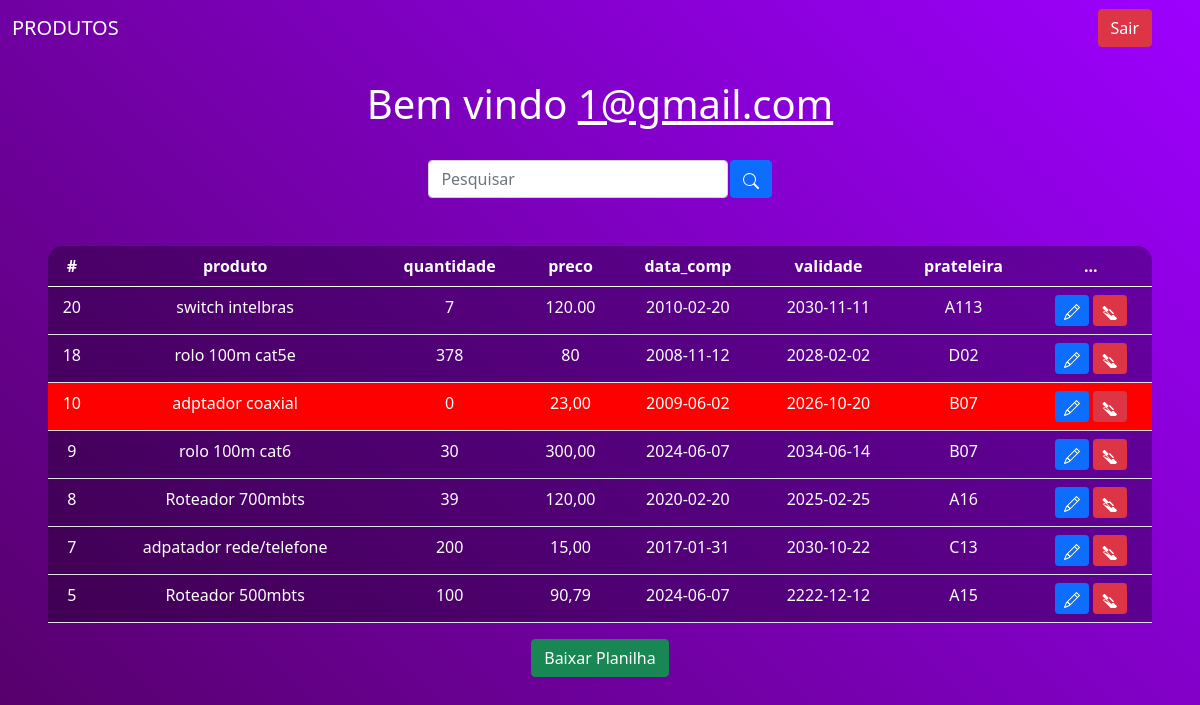
The page /prods.php (signed in) on the database its author committed.
### tables this page shows
CREATE TABLE `produtos` (
  `idprod` int(11) NOT NULL,
  `produto` varchar(120) NOT NULL,
  `preco` varchar(6) NOT NULL,
  `quantidade` varchar(10) NOT NULL,
  `prateleira` varchar(45) NOT NULL,
  `data_comp` varchar(45) NOT NULL,
  `validade` varchar(45) NOT NULL,
  `visivel` bit(1) NOT NULL DEFAULT b'1',
  `funcionario_deletou` varchar(100) DEFAULT NULL,
  `data_hora_delecao` datetime DEFAULT NULL
);

### prods.php (the view, shortened to what this page needs)
<?php
include_once('config.php');
$logado = $_SESSION['email'];
$sql = "SELECT * FROM produtos WHERE visivel = 1 ORDER BY idprod DESC";
$result = $conexao->query($sql);
?>
<!DOCTYPE html>
<html lang="en">
<head>
    <link href="https://cdn.jsdelivr.net/npm/bootstrap@5.0.2/dist/css/bootstrap.min.css" rel="stylesheet">
</head>
<body>
    <nav class="navbar navbar-expand-lg navbar-dark bg-purple">
        <div class="container-fluid">
            <a class="navbar-brand" href="#">PRODUTOS</a>
        </div>
        <div class="d-flex">
            <a href="sair.php" class="btn btn-danger me-5">Sair</a>
        </div>
    </nav>
    <br>
    <?php echo "<h1>Bem vindo <u>$logado</u></h1>"; ?>
    <br>
    <div class="box-search">
        <input type="search" class="form-control w-25" placeholder="Pesquisar" id="pesquisar">
        <button onclick="searchData()" class="btn btn-primary">
        </button>
    </div>
    <div class="m-5">
        <table class="table text-white table-bg">
            <thead>
                <tr>
                    <th scope="col">#</th>
                    <th scope="col">produto</th>
                    <th scope="col">quantidade</th>
                    <th scope="col">preco</th>
                    <th scope="col">data_comp</th>
                    <th scope="col">validade</th>
                    <th scope="col">prateleira</th>
                    <th scope="col">...</th>
                </tr>
            </thead>
            <tbody>
                <?php
                while ($user_data = mysqli_fetch_assoc($result)) {
                    $row_class = ($user_data['quantidade'] == 0) ? 'low-quantity' : '';
                    echo "<tr class='$row_class'>";
                    echo "<td>".$user_data['idprod']."</td>";
                    echo "<td>".$user_data['produto']."</td>";
                    echo "<td>".$user_data['quantidade']."</td>";
                    echo "<td>".$user_data['preco']."</td>";
                    echo "<td>".$user_data['data_comp']."</td>";
                    echo "<td>".$user_data['validade']."</td>";
                    echo "<td>".$user_data['prateleira']."</td>";
                    echo "<td>
                        <a class='btn btn-sm btn-primary' href='editprod.php?idprod=".$user_data['idprod']."' title='Editar'>
                            <svg xmlns='http://www.w3.org/2000/svg' width='16' height='16' fill='currentColor' class='bi bi-pencil' viewBox='0 0 16 16'>
                                <path d='M12.146.146a.5.5 0 0 1 .708 0l3 3a.5.5 0 0 1 0 .708l-10 10a.5.5 0 0 1-.168.11l-5 2a.5.5 0 0 1-.65-.65l2-5a.5.5 0 0 1 .11-.168l10-10zM11.207 2.5 13.5 4.793 14.793 3.5 12.5 1.207 11.207 2.5zm1.586 3L10.5 3.207 4 9.707V10h.5a.5.5 0 0 1 .5.5v.5h.5a.5.5 0 0 1 .5.5v.5h.293l6.5-6.5zm-9.761 5.175-.106.106-1.528 3.821 3.821-1.528.106-.106A.5.5 0 0 1 5 12.5V12h-.5a.5.5 0 0 1-.5-.5V11h-.5a.5.5 0 0 1-.468-.325z'/>
                            </svg>
                        </a>
                        <button class='btn btn-sm btn-danger' onclick='hideProduct(".$user_data['idprod'].")' title='Ocultar'>
                            <svg xmlns='http://www.w3.org/2000/svg' width='16' height='16' fill='currentColor' class='bi bi-eye-slash-fill' viewBox='0 0 16 16'>
                                <path d='M14.794 14.794a.5.5 0 0 0 0-.707l-12-12a.5.5 0 0 0-.707 0l-1.5 1.5a.5.5 0 0 0 0 .707l12 12a.5.5 0 0 0 .707 0l1.5-1.5zm-1.007-1.007L2 8.5l2.793-2.793a.5.5 0 0 0-.708-.708L1.293 7.793a.5.5 0 0 0 0 .707l12 12a.5.5 0 0 0 .707 0l1.5-1.5a.5.5 0 0 0 0-.707zM5 7.793L7.793 5 12 9.207l-2.793 2.793z'/>
                            </svg>
                        </button>
                    </td>";
                    echo "</tr>";
                }
                ?>
            </tbody>
        </table>
        <form method="post" action="download.php">
            <button type="submit" name="download_csv" class="btn btn-success">Baixar Planilha</button>
        </form>
        <br>
    </div>
</body>
</html>

### prods.php (style rules this page uses)
body { background-image: linear-gradient(45deg, rgb(85, 0, 105), rgb(157, 0, 255)); color: white; text-align: center; }
.table-bg { background: rgba(0, 0, 0, 0.3); border-radius: 15px 15px 0 0; }
.box-search { display: flex; justify-content: center; gap: .1%; }
.low-quantity { background-color: red !important; }

### rows shown on the page
produtos: idprod "20", produto "switch intelbras", quantidade "7", preco "120.00", data_comp "2010-02-20", validade "2030-11-11", prateleira "A113"
produtos: idprod "18", produto "rolo 100m cat5e", quantidade "378", preco "80", data_comp "2008-11-12", validade "2028-02-02", prateleira "D02"
produtos: idprod "10", produto "adptador coaxial", quantidade "0", preco "23,00", data_comp "2009-06-02", validade "2026-10-20", prateleira "B07"
produtos: idprod "9", produto "rolo 100m cat6", quantidade "30", preco "300,00", data_comp "2024-06-07", validade "2034-06-14", prateleira "B07"
produtos: idprod "8", produto "Roteador 700mbts", quantidade "39", preco "120,00", data_comp "2020-02-20", validade "2025-02-25", prateleira "A16"
produtos: idprod "7", produto "adpatador rede/telefone", quantidade "200", preco "15,00", data_comp "2017-01-31", validade "2030-10-22", prateleira "C13"
produtos: idprod "5", produto "Roteador 500mbts", quantidade "100", preco "90,79", data_comp "2024-06-07", validade "2222-12-12", prateleira "A15"

### other values the page prints
$logado "1@gmail.com"
